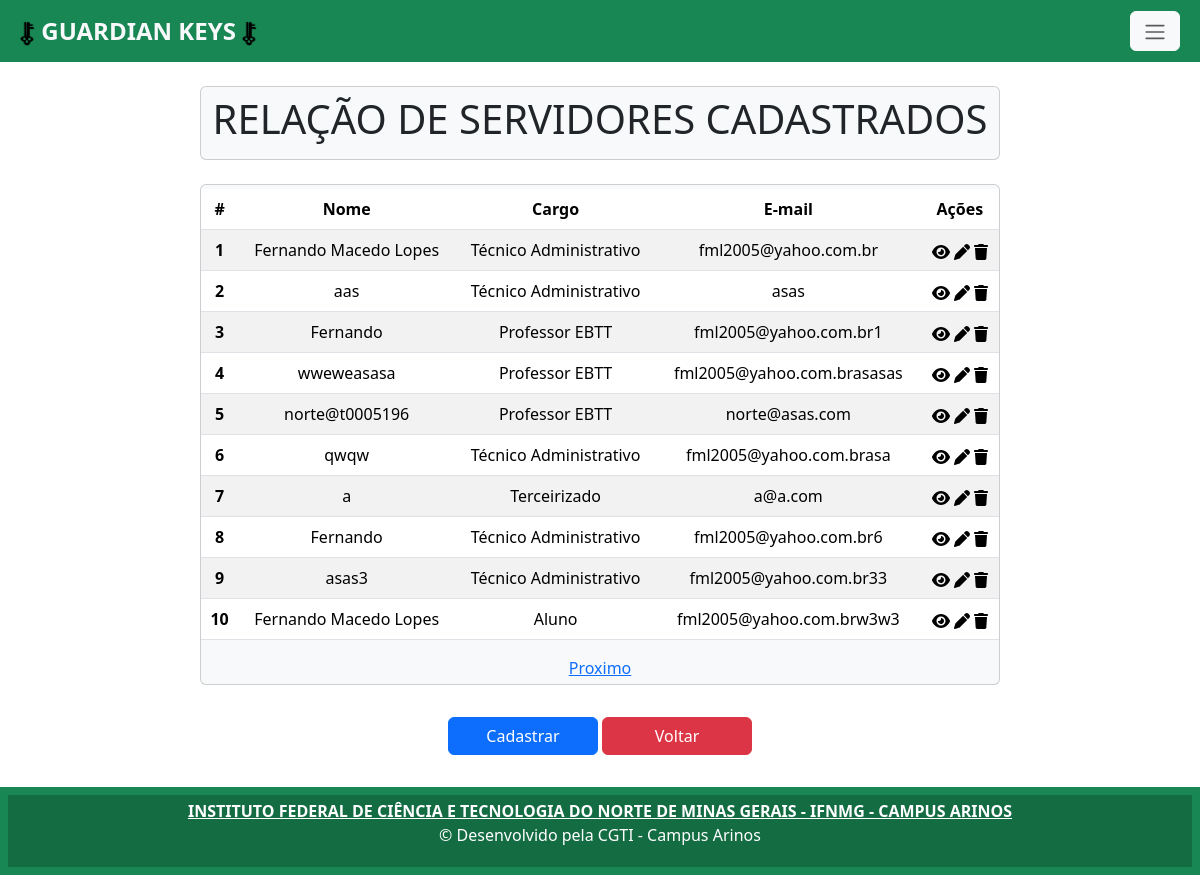
/servidor_index/, run on the app's committed database.
### app/models.py (models this page shows, shortened)
class Servidor(models.Model):
    nome = models.CharField(max_length=150)
    cargo = models.CharField(max_length=22, choices=CARGO)
    email = models.EmailField(max_length=150, unique=True)
    biometria = models.CharField(max_length=150, unique=True)

### app/views.py (the view)
# urls.py: path('servidor_index/', servidor_index, name='servidor_index'),
def servidor_index(request):
    data = {}
    data['db'] = Servidor.objects.all()
    paginators = Paginator (data['db'], 10)
    page_num = request.GET.get('page')
    page = paginators.get_page(page_num)
    return render(request, 'servidor_index.html', {'page': page})

### app/templates/servidor_index.html (shortened to what this page needs)
{% extends 'base.html' %}
{% load static %}
{% block content%}
    <div class="col-8 m-auto pt-2 pb-2 text-center card rounded bg-light mb-4">
    <h1>RELAÇÃO DE SERVIDORES CADASTRADOS</h1>
    </div>
    <div class="col-8 m-auto pt-1 pb-1 text-center card rounded bg-light mb-4">
        <table class="table table-striped">
            <thead class="thead-dark">
              <tr>
                <th scope="col">#</th>
                <th scope="col">Nome</th>
                <th scope="col">Cargo</th>
                <th scope="col">E-mail</th>
                <th scope="col">Ações</th>
              </tr>
            </thead>
            <tbody>
              {% for dbs in page.object_list %}
                <tr>
                  <th scope="row">{{dbs.id}}</th>
                  <td>{{dbs.nome}}</td>
                  <td>{{dbs.cargo}}</td>
                  <td>{{dbs.email}}</td>
                  <td>
                    <a href="/servidor_view/{{dbs.id}}/"></a>
                    <a href="/servidor_edit/{{dbs.id}}/"></a>
                    <a href=""></a>
                  </td>
                </tr>
              {% endfor %}
            </tbody>
          </table>
          <div class="page-links">
            {% if page.has_next %}
              <a href="{% url 'servidor_index' %}?page={{page.next_page_number}}">Proximo</a>
            {% endif %}
          </div>
    </div>
    <div class="col-8 m-auto pt-2 pb-2 text-center ">
        <a class="btn btn-primary" style="width: 150px;" href="/servidor_form"> Cadastrar </a>
        <a class="btn btn-danger" style="width: 150px;" href="/"> Voltar </a>
    </div>
{% endblock %}

### data on the page
Servidor: id "1", nome "Fernando Macedo Lopes", cargo "Técnico Administrativo", email "fml2005@yahoo.com.br"
Servidor: id "2", nome "aas", cargo "Técnico Administrativo", email "asas"
Servidor: id "3", nome "Fernando", cargo "Professor EBTT", email "fml2005@yahoo.com.br1"
Servidor: id "4", nome "wweweasasa", cargo "Professor EBTT", email "fml2005@yahoo.com.brasasas"
Servidor: id "5", nome "norte@t0005196", cargo "Professor EBTT", email "norte@asas.com"
Servidor: id "6", nome "qwqw", cargo "Técnico Administrativo", email "fml2005@yahoo.com.brasa"
Servidor: id "7", nome "a", cargo "Terceirizado", email "a@a.com"
Servidor: id "8", nome "Fernando", cargo "Técnico Administrativo", email "fml2005@yahoo.com.br6"
Servidor: id "9", nome "asas3", cargo "Técnico Administrativo", email "fml2005@yahoo.com.br33"
Servidor: id "10", nome "Fernando Macedo Lopes", cargo "Aluno", email "fml2005@yahoo.com.brw3w3"
